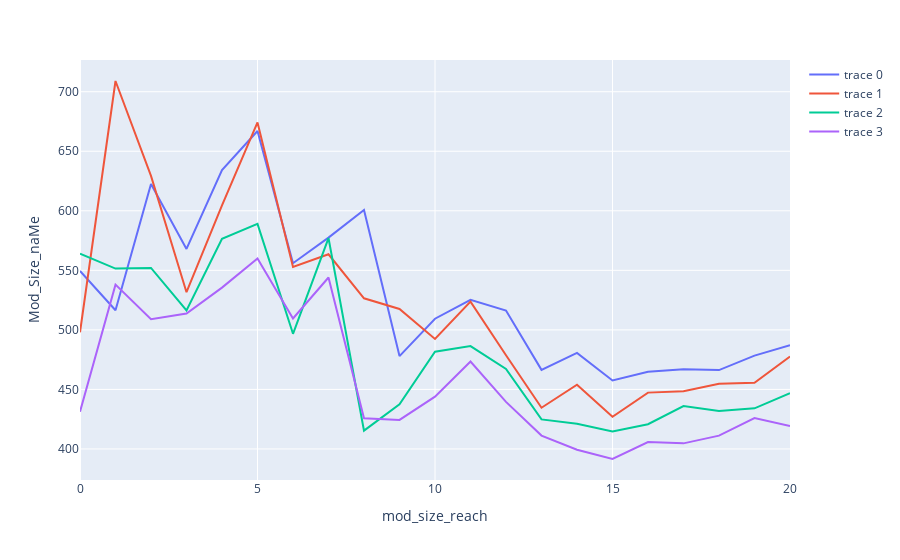

Notebook code for this chart:
### Code cell
import numpy as np


XS = [xs02,xs03,xs04,xs05,xs06,xs07,xs08,xs09,xs10,xs11,xs12,xs13,xs14,xs15,xs16,xs17,xs18,xs19,xs20,xs21,xs22]
print(XS)
S = [s02,s03,s04,s05,s06,s07,s08,s09,s10,s11,s12,s13,s14,s15,s16,s17,s18,s19,s20,s21,s22]
print(S)
M = [m02,m03,m04,m05,m06,m07,m08,m09,m10,m11,m12,m13,m14,m15,m16,m17,m18,m19,m20,m21,m22]
print(M)
L = [l02,l03,l04,l05,l06,l07,l08,l09,l10,l11,l12,l13,l14,l15,l16,l17,l18,l19,l20,l21,l22]
print(L)
XL = [xl02,xl03,xl04,xl05,xl06,xl07,xl08,xl09,xl10,xl11,xl12,xl13,xl14,xl15,xl16,xl17,xl18,xl19,xl20,xl21,xl22]
print(XL)

fig.data = []
fig.add_trace(go.Scatter(y=XL))
fig.add_trace(go.Scatter(y=L))
fig.add_trace(go.Scatter(y=M))
fig.add_trace(go.Scatter(y=S))
fig.show()

### Figure 1 — Plotly figure (JSON) as saved in the notebook; plotly's stock layout.template omitted (floating-point values rounded to 4 significant figures)
{"data": [{"type": "scatter", "y": [549.5, 516.5, 622.5, 568, 634.2, 667, 556, 577.5, 600.7, 478, 509.4, 525.3, 516.3, 466.4, 480.7, 457.5, 464.9, 466.9, 466.2, 478.4, 487.2]}, {"type": "scatter", "y": [498, 709, 629.3, 531.7, 604.5, 674.2, 552.8, 563.5, 526.5, 517.6, 492.4, 523.7, 478.8, 434.6, 453.9, 427, 447.3, 448.5, 454.8, 455.6, 477.7]}, {"type": "scatter", "y": [564, 551.5, 552, 516.3, 576.4, 589, 496.7, 577.1, 415.4, 437.5, 481.7, 486.4, 467.2, 424.8, 421.1, 414.6, 420.8, 436.0, 431.9, 434.1, 446.9]}, {"type": "scatter", "y": [431.3, 538, 509, 513.7, 535.5, 560, 509.6, 544, 425.8, 424.4, 443.9, 473.4, 439.6, 411.2, 399.4, 391.6, 405.8, 404.7, 411.2, 425.9, 419.3]}], "layout": {"coloraxis": {"colorbar": {"title": {"text": "mod_year"}}, "colorscale": [[0, "#0d0887"], [0.1111, "#46039f"], [0.2222, "#7201a8"], [0.3333, "#9c179e"], [0.4444, "#bd3786"], [0.5556, "#d8576b"], [0.6667, "#ed7953"], [0.7778, "#fb9f3a"], [0.8889, "#fdca26"], [1, "#f0f921"]]}, "legend": {"tracegroupgap": 0}, "margin": {"t": 60}, "xaxis": {"anchor": "y", "domain": [0, 1], "title": {"text": "mod_size_reach"}}, "yaxis": {"anchor": "x", "domain": [0, 1], "title": {"text": "Mod_Size_naMe"}}}}
